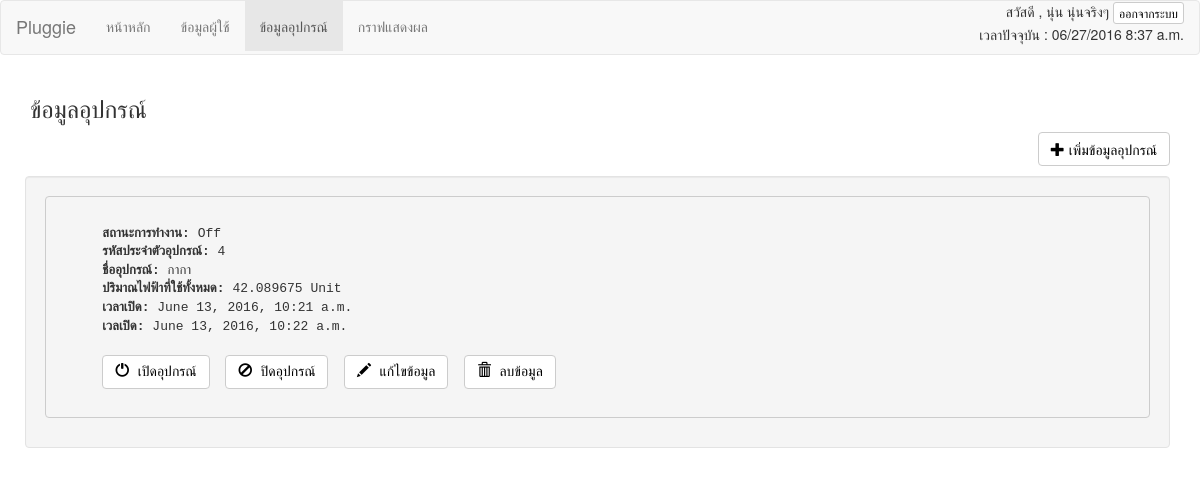
/deviceprofile/ (signed in), run on the app's committed database.
### pluggie/models.py (models this page shows, shortened)
class DeviceProfile(models.Model):
    owner = models.ForeignKey(User)
    device_id = models.CharField(max_length=20,primary_key=True, unique=True)
    device_name = models.CharField(max_length=30)
    status_timer = models.CharField(max_length=5,default='0')
    status_manual = models.CharField(max_length=5,default='0')
    status_true = models.CharField(max_length=5,default='Off')
    total_usage = models.FloatField(max_length=20,default='0')
    openTime = models.DateTimeField('time to open device')
    closeTime = models.DateTimeField('time to close device')

### pluggie/views.py (the view)
# urls.py: url(r'^deviceprofile/', views.Device, name='Device'),
def Device(request):
    if request.method =='GET' :
        if request.user.is_authenticated():
            now = datetime.now()
            now = formats.date_format(now,"SHORT_DATETIME_FORMAT")
            user_now = User.objects.get(username=request.user)
            device =  DeviceProfile.objects.filter(owner=user_now)
            for d in device:
                du = DeviceUsage.objects.filter(device_id=d.device_id).aggregate(Sum('usage'))
                dt = DeviceUsage.objects.filter(device_id=d.device_id).aggregate(Sum('time'))
                total_u = du['usage__sum']
                total_t = dt['time__sum']
                if total_u is None:
                    total_u = 0.0
                if total_t is None:
                    total_t = 0.0
                total = (float(total_u) * (float(total_t)/3600))
                if total is None:
                    DeviceProfile.objects.filter(device_id=d.device_id).update(total_usage=0.0)
                else:
                    DeviceProfile.objects.filter(device_id=d.device_id).update(total_usage=total)
            return render(request, 'deviceprofile.html',{'devices': DeviceProfile.objects.filter(owner=request.user),"date":str(now)})
        else:
            return redirect('/authen/')

### pluggie/templates/deviceprofile.html (shortened to what this page needs)
<!DOCTYPE html>
<html lang="en">
<head>
  <link rel="stylesheet" href="http://maxcdn.bootstrapcdn.com/bootstrap/3.3.6/css/bootstrap.min.css">
</head>
<body>
  <nav class="navbar navbar-default">
    <div class="container-fluid">
      <div class="navbar-header">
        <a class="navbar-brand" href="#">Pluggie</a>
      </div>
      <ul class="nav navbar-nav">
        <li><a href="/home">หน้าหลัก</a></li>
        <li><a href="/userprofile">ข้อมูลผู้ใช้</a></li>
        <li class="active"><a href="/deviceprofile">ข้อมูลอุปกรณ์</a></li>
        <li><a href="/graph">กราฟแสดงผล</a></li>
      </ul>
      <p align="right">สวัสดี , {{user.first_name}} {{user.last_name}}
        <button type="button" class="btn btn-default btn-xs"><a href="/authen/signout/" style="color: #000000">ออกจากระบบ</a></button>
        <br>เวลาปัจจุบัน : {{date}}</p>  </div>
</nav>
<div class="container">
  <h3>ข้อมูลอุปกรณ์</h3>
  <ul class="list-inline">
    <form method="post" action="{% url 'Device' %}">
      <p class="text-right">
      <button type="button" class="btn btn-default">
      <a href="/adddevice/" style="color: #000000"><span class="glyphicon glyphicon-plus" aria-hidden="true"></span>
      เพิ่มข้อมูลอุปกรณ์</a></button>
      </p>
<div class="well center block" style="min-width:400px">
  {% for device in devices %}
    <pre><li>
      <strong>สถานะการทำงาน:</strong> {{device.status_true}}
      <strong>รหัสประจำตัวอุปกรณ์:</strong> {{device.device_id}}
      <strong>ชื่ออุปกรณ์:</strong> {{ device.device_name }}
      <strong>ปริมาณไฟฟ้าที่ใช้ทั้งหมด:</strong> {{device.total_usage}} Unit
      <strong>เวลาเปิด:</strong> {{device.openTime}}
      <strong>เวลเปิด:</strong> {{device.closeTime}}
      <button type="button" class="btn btn-default"><a href="/setonoff/{{device.device_id}}/1" style="color: #000000"><span class="glyphicon glyphicon-off" aria-hidden="true"></span> เปิดอุปกรณ์</a></button>  <button type="button" class="btn btn-default"><a href="/setonoff/{{device.device_id}}/0" style="color: #000000"><span class="glyphicon glyphicon-ban-circle" aria-hidden="true"></span> ปิดอุปกรณ์</a></button>  <button type="button" class="btn btn-default"><a href="/editdevice/{{device.device_id}}" style="color: #000000"><span class="glyphicon glyphicon-pencil" aria-hidden="true"></span> แก้ไขข้อมูล</a></button>  <button type="button" class="btn btn-default"><a href="/deletedevice/{{device.device_id}}" style="color: #000000"><span class="glyphicon glyphicon-trash" aria-hidden="true"></span> ลบข้อมูล</a></button>
    </li></pre>
  {% endfor %}
</div>
    </form>
  </ul>
  </div>
</body>
</html>

### data on the page
DeviceProfile: status_true "Off", device_id "4", device_name "กากา", total_usage "42.089675", openTime "June 13, 2016, 10:21 a.m.", closeTime "June 13, 2016, 10:22 a.m."

### other printed values
{{ user.first_name }} "นุ่น"
{{ user.last_name }} "นุ่นจริงๆ"
{{ date }} "06/27/2016 8:37 a.m."
